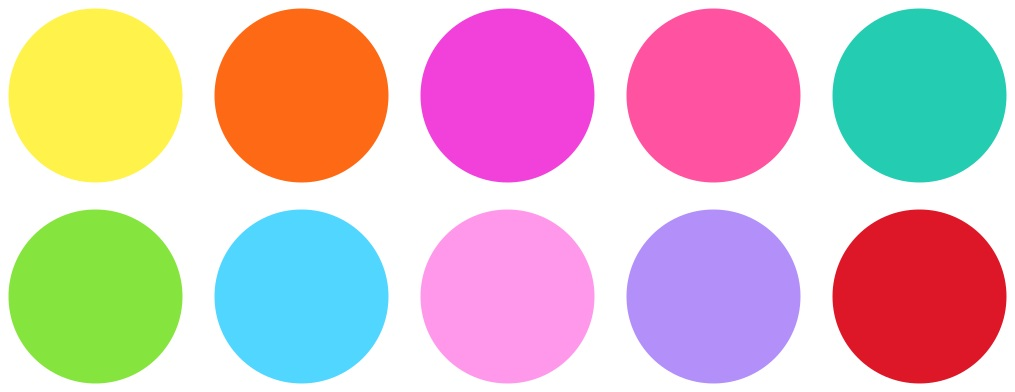
%> input picture circles.jpg, 1015 x 392 px
$ octave AbidaCirleCount.m   (GNU Octave 9; MATLAB toolbox functions it lacks are replaced by stand-ins)
%> lines starting %> are read from the running program, lines starting %| are printed output that depends on the picture; in (x1, y1, x2, y2) boxes, pixels count from 0 and x2, y2 are one past the last pixel; in counts of white or black regions, pixels touching at a corner belong together; the program's own positions count from 1
%================================================================================
% ABIDA SHOUKAT
% 2022-a-8024
% BS(SE)A 6 Semester
%================================================================================
% AbidaCircleCount.m

% Step 1: Read the image
img = imread('circles.jpg');
%> img is the input picture: size 392x1015x3 uint8; mean R, G, B 216.5, 189.6, 191.6

% Step 2: Convert RGB to HSV
hsvImg = rgb2hsv(img);
%> hsvImg: size 392x1015x3 double; mean H, S, V 0.409, 0.418, 0.968

% Step 3: Create masks based on Saturation and Value to highlight colorful regions
saturationMask = hsvImg(:,:,2) > 0.4;   % Ignore desaturated (gray/white) areas
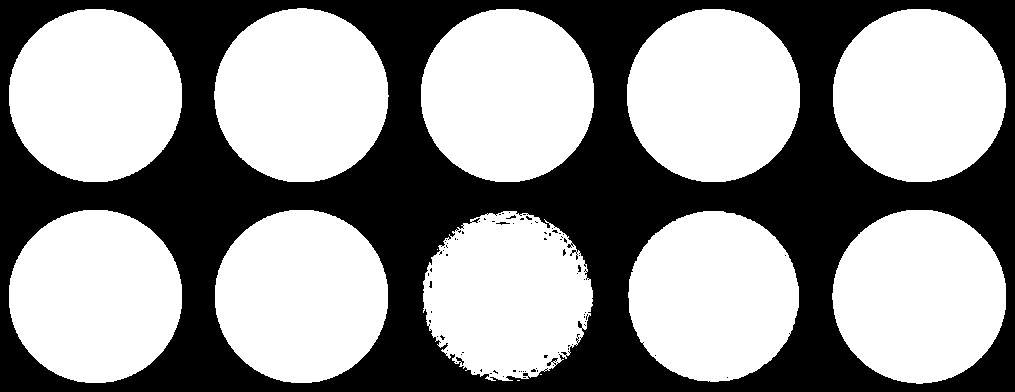
%> saturationMask: size 392x1015 logical; 58.9% white; 82 black regions (80 under 20 px), largest, box (x1, y1, x2, y2) and area: (0, 0, 1015, 392) 163292, (496, 222, 510, 225) 21
valueMask = hsvImg(:,:,3) > 0.5;        % Ignore dark areas
%> valueMask: size 392x1015 logical; every value is 1
mask = saturationMask & valueMask;      % Combine both conditions

% Step 4: Clean the binary mask using morphological operations
mask = imopen(mask, strel('disk', 5));   % Remove small noise
%> mask: size 392x1015 logical; 58.3% white; 1 black region, box (x1, y1, x2, y2) and area: (0, 0, 1015, 392) 165767
mask = imclose(mask, strel('disk', 10)); % Close small gaps in circles
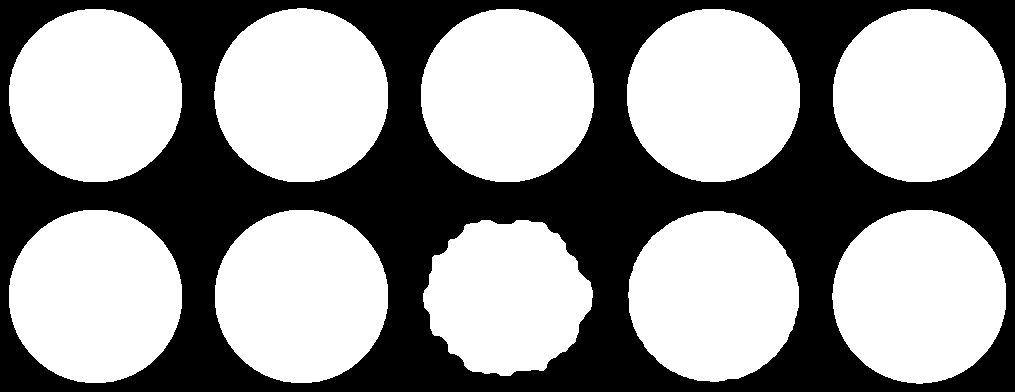
%> mask: size 392x1015 logical; 58.4% white; 1 black region, box (x1, y1, x2, y2) and area: (0, 0, 1015, 392) 165391
mask = imfill(mask, 'holes');            % Fill circle interiors

% Step 5: Label connected components (each object/circle)
[labeled, numCircles] = bwlabel(mask);
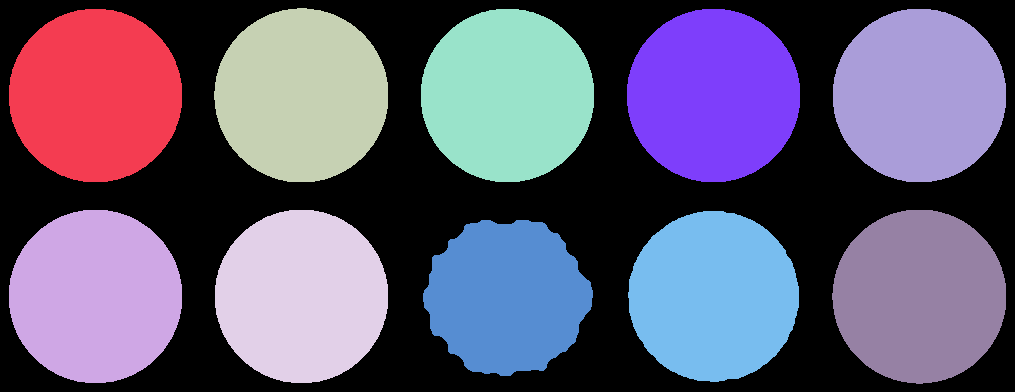
%> labeled: size 392x1015 double; 11 distinct labels, from 0 to 10; one colour per label, 0 black
%> numCircles = 10

% Step 6: Get centroids of each detected circle
stats = regionprops(labeled, 'Centroid');
%> stats = 10 regions; first 5, Centroid: [96 96], [96 297], [302 96], [302 297], [508 96]

% Step 7: Show steps in subplot for comparison
figure;

subplot(2,6,1);
imshow(img);
title('Original');

subplot(2,6,3);
imshow(hsvImg(:,:,2));
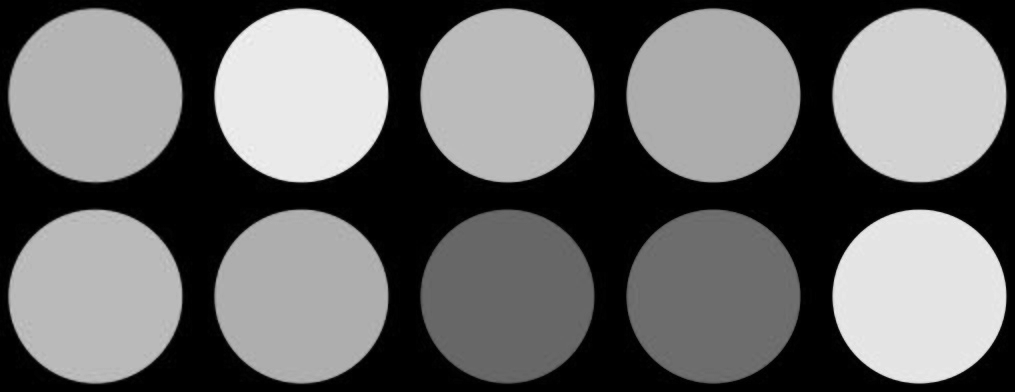
%> displayed picture: size 392x1015, on the screen's scale of 0 to 255; min 0, max 247, mean 106.6
title('Saturation Channel');

subplot(2,6,6);
imshow(hsvImg(:,:,3));
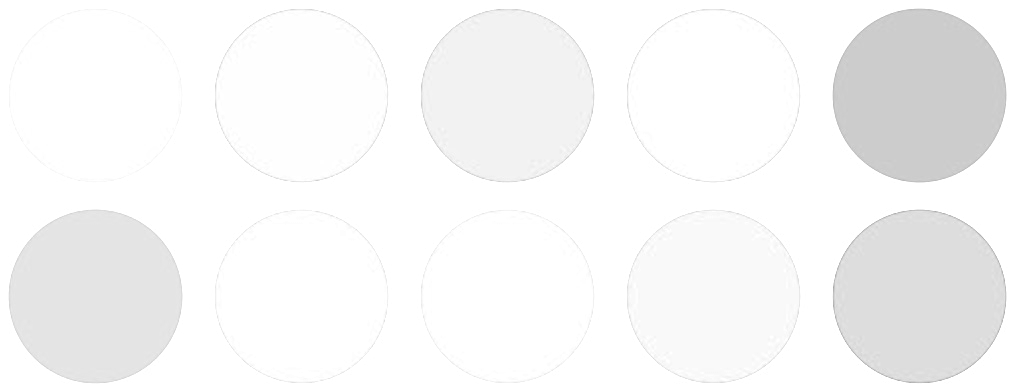
%> displayed picture: size 392x1015, on the screen's scale of 0 to 255; min 168, max 255, mean 246.8
title('Value Channel');

subplot(2,6,7);
imshow(saturationMask);
title('Saturation Mask');

subplot(2,6,9);
imshow(valueMask);
title('Value Mask');

subplot(2,6,7);
imshow(mask);
title('Mask');

% Step 8: Show detected result on original image in subplot
subplot(2,6,12);
imshow(img);
title(['Total Circles:', num2str(numCircles)]);
hold on;
for i = 1:numCircles
    plot(stats(i).Centroid(1), stats(i).Centroid(2), 'r*', 'MarkerSize', 10);
end
%> this loop made 10 passes
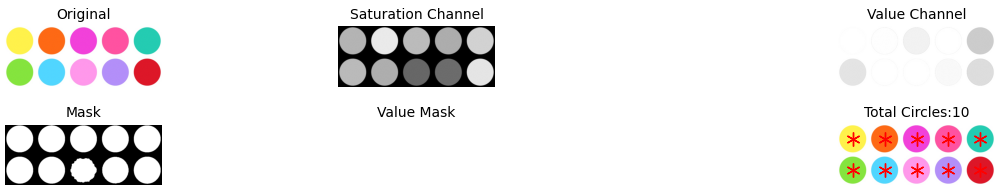
%> figure redrawn from the program's plot data, 6 panels
hold off;

% Step 9: Final result in a separate figure (with count)
figure;
imshow(img);
title(['Final Result - Total Circles Detected: ', num2str(numCircles)]);
hold on;
for i = 1:numCircles
    plot(stats(i).Centroid(1), stats(i).Centroid(2), 'r*', 'MarkerSize', 10);
end
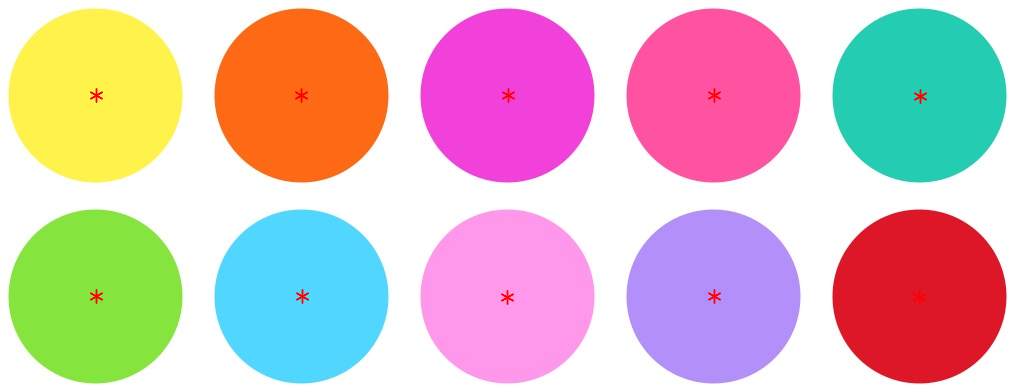
%> figure redrawn from the program's plot data; its title reads 'Final Result - Total Circles Detected: 10'
hold off;
